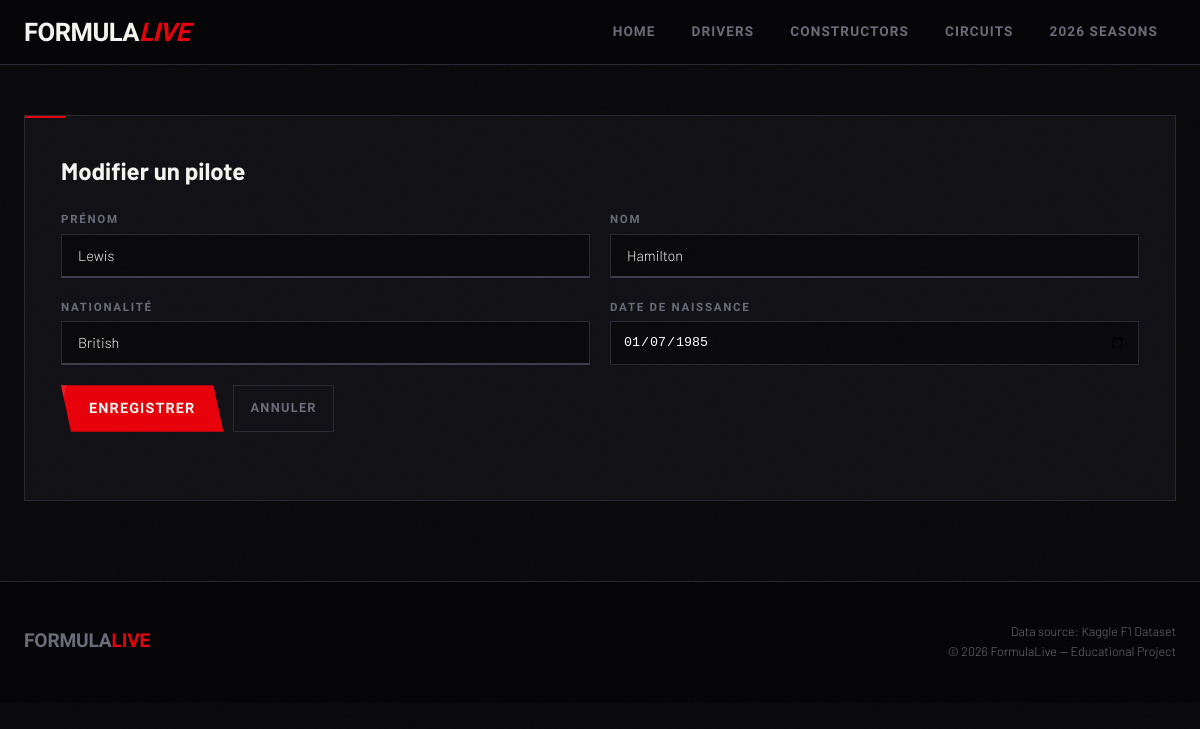
The page /admin_edit.php?id=1 (signed in) on the database its author committed.
### tables this page shows
CREATE TABLE IF NOT EXISTS `drivers` (
	`id` INTEGER UNSIGNED NOT NULL AUTO_INCREMENT,
	`number` TINYINT,
	`forename` VARCHAR(255),
	`surname` VARCHAR(255),
	`dob` DATE,
	`nationality` VARCHAR(255),
	PRIMARY KEY(`id`)
);

### www/admin_edit.php (the view, shortened to what this page needs)
<?php
require_once 'admin_auth.php';
require_once 'includes/header.php';
$id = $_GET['id'] ?? null;
$driver = ['forename' => '', 'surname' => '', 'nationality' => '', 'dob' => ''];
if ($id) {
    $stmt = $pdo->prepare("SELECT * FROM drivers WHERE id = ?");
    $stmt->execute([$id]);
    $driver = $stmt->fetch();
}
?>
<div class="container" style="margin-top: 50px;">
    <section class="card">
        <h2><?= $id ? "Modifier" : "Ajouter" ?> un pilote</h2>
        <form method="POST" class="filter-form" style="display:grid; grid-template-columns: 1fr 1fr; gap:20px; margin-top:20px">
            <div class="filter-group">
                <label>Prénom</label>
                <input type="text" name="forename" value="<?= htmlspecialchars($driver['forename']) ?>" required>
            </div>
            <div class="filter-group">
                <label>Nom</label>
                <input type="text" name="surname" value="<?= htmlspecialchars($driver['surname']) ?>" required>
            </div>
            <div class="filter-group">
                <label>Nationalité</label>
                <input type="text" name="nationality" value="<?= htmlspecialchars($driver['nationality']) ?>">
            </div>
            <div class="filter-group">
                <label>Date de naissance</label>
                <input type="date" name="dob" value="<?= $driver['dob'] ?>" style="padding:12px; background:var(--black); border:1px solid var(--border); color:white;">
            </div>
            <div style="grid-column: span 2; display:flex; gap:10px">
                <button type="submit" class="btn-primary">Enregistrer</button>
                <a href="admin.php" class="btn-reset">Annuler</a>
            </div>
        </form>
    </section>
</div>
<?php require_once 'includes/footer.php'; ?>

### www/style.css (style rules this page uses)
:root { --red:#e8000a; --red-dark:#9e0007; --black:#0a0a0c; --void:#050507; --surface:#111116; --surface-2:#1a1a22; --border:#2a2a35; --border-hot:rgba(232,0,10,.4); --white:#f5f5f0; --muted:#6b6b7a; --muted-2:#3e3e4d; --fd:'Barlow Condensed',sans-serif; --fb:'Barlow',sans-serif; --fm:'Rajdhani',sans-serif; --snap:cubic-bezier(.16,1,.3,1); --out:cubic-bezier(.25,.46,.45,.94); }
*,*::before,*::after { margin:0;padding:0;box-sizing:border-box }
html { scroll-behavior:smooth }
body { font-family:var(--fb);background:var(--black);color:var(--white);line-height:1.6;font-weight:300;overflow-x:hidden }
body::before { content:'';position:fixed;inset:0;pointer-events:none;z-index:9999;opacity:.4 }
.container { max-width:1240px;margin:0 auto;padding:0 24px }
.btn-primary,.btn-secondary { display:inline-flex;align-items:center;gap:8px;padding:13px 28px;text-decoration:none;font-family:var(--fd);font-weight:700;font-size:.9rem;text-transform:uppercase;letter-spacing:.08em;cursor:pointer;border:none;clip-path:polygon(0 0,calc(100% - 10px) 0,100% 100%,10px 100%) }
.btn-primary { background:var(--red);color:var(--white);position:relative;overflow:hidden;transition:background .2s,transform .15s }
.btn-primary::before { content:'';position:absolute;inset:0;background:rgba(255,255,255,.12);transform:translateX(-100%) skewX(-15deg);transition:transform .35s var(--snap) }
.btn-reset { display:inline-flex;align-items:center;color:var(--muted);text-decoration:none;font-family:var(--fm);font-size:.8rem;font-weight:600;letter-spacing:.1em;text-transform:uppercase;padding:12px 16px;border:1px solid var(--border);transition:color .2s,border-color .2s }
.card { background:var(--surface);border:1px solid var(--border);padding:36px;margin:40px 0;position:relative;animation:fade-up .5s var(--snap) .1s both }
.card::before { content:'';position:absolute;top:0;left:0;width:40px;height:2px;background:var(--red) }
.filter-form { display:flex;gap:12px;margin-bottom:32px;flex-wrap:wrap;align-items:stretch }
.filter-group { display:flex;flex-direction:column;flex:1;min-width:180px;gap:5px }
.filter-group label { font-family:var(--fm);font-size:.72rem;font-weight:600;letter-spacing:.15em;text-transform:uppercase;color:var(--muted) }
.filter-form input[type=text] { padding:12px 16px;background:var(--black);border:1px solid var(--border);border-bottom:2px solid var(--muted-2);color:var(--white);font-family:var(--fb);font-size:.9rem;font-weight:300;outline:none;transition:border-color .2s,background .2s;appearance:none;width:100% }
.filter-form input[type=text]::placeholder { color:var(--muted);font-style:italic }

### rows shown on the page
drivers: forename "Lewis", surname "Hamilton", nationality "British", dob "01/07/1985"
